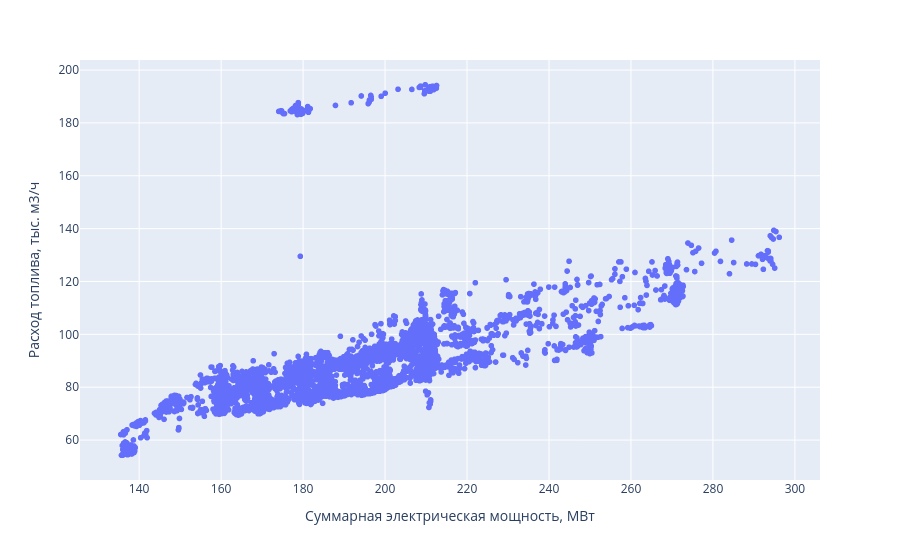

Write notebook code for a chart like this one.
### Markdown cell above
### Библиотека Plotly

### Code cell
import plotly.express as px
fig = px.scatter(x=df1['sum_kWhr'] * 1e-3, y=df1['B_1e3m3'],
                 labels={
                     "x": "Суммарная электрическая мощность, МВт",
                     "y": "Расход топлива, тыс. м3/ч"},
                 )
fig.show()

### Figure 1 — Plotly figure (JSON) as saved in the notebook; plotly's stock layout.template omitted (floating-point values rounded to 4 significant figures; data arrays with more than 128 entries replaced by an {"elided": "..."} marker saying what was removed)
{"data": [{"hovertemplate": "Суммарная электрическая мощность, МВт=%{x}<br>Расход топлива, тыс. м3/ч=%{y}<extra></extra>", "legendgroup": "", "marker": {"color": "#636efa", "symbol": "circle"}, "mode": "markers", "name": "", "showlegend": false, "type": "scattergl", "x": {"elided": "7344 float values"}, "xaxis": "x", "y": {"elided": "7344 float values"}, "yaxis": "y"}], "layout": {"legend": {"tracegroupgap": 0}, "margin": {"t": 60}, "xaxis": {"anchor": "y", "domain": [0, 1], "title": {"text": "Суммарная электрическая мощность, МВт"}}, "yaxis": {"anchor": "x", "domain": [0, 1], "title": {"text": "Расход топлива, тыс. м3/ч"}}}}
